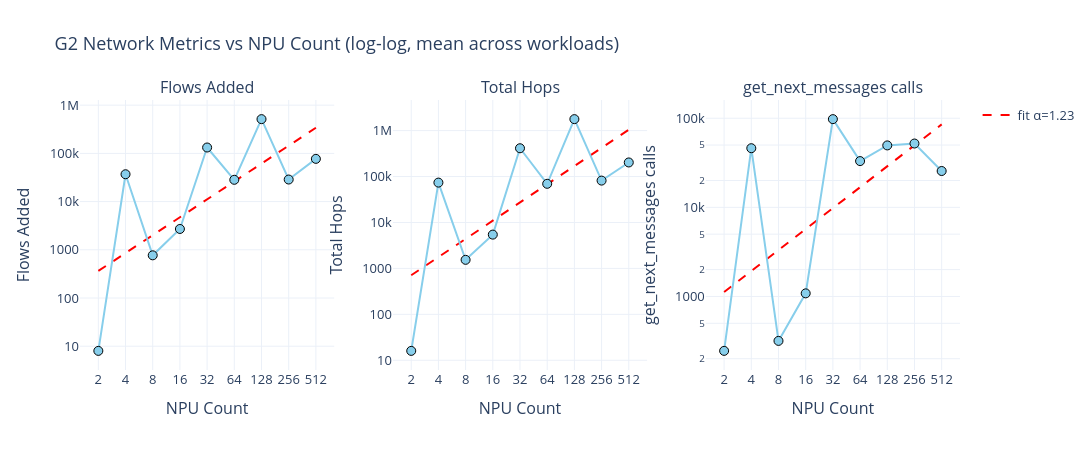

Notebook code for this chart:
### Markdown cell above
## 2. Network-Level Metrics: `flows_added` and `total_hops`

How do these metrics grow with NPU count and workload parameters?

### Code cell
# --- Plot: flows_added and total_hops vs NPU count (log-log) ---

metrics = ['flows_added', 'total_hops', 'get_next_messages_calls']
metric_labels = ['Flows Added', 'Total Hops', 'get_next_messages calls']

fig = make_subplots(
    rows=1, cols=3,
    subplot_titles=metric_labels,
)

for col_idx, (metric, label) in enumerate(zip(metrics, metric_labels), start=1):
    agg = df.groupby('npu_count', as_index=False)[metric].mean()
    agg = agg.sort_values('npu_count')

    # Power-law fit
    x_log = np.log10(agg['npu_count'].values)
    y_log = np.log10(agg[metric].values.clip(min=1e-9))
    if len(x_log) >= 2:
        coeffs = np.polyfit(x_log, y_log, 1)
        exponent = coeffs[0]
        x_fit = np.linspace(x_log.min(), x_log.max(), 50)
        y_fit = np.polyval(coeffs, x_fit)
        fig.add_trace(go.Scatter(
            x=10**x_fit, y=10**y_fit,
            mode='lines', name=f'fit α={exponent:.2f}',
            line=dict(dash='dash', width=2, color='red'),
            showlegend=(col_idx == 1),
        ), row=1, col=col_idx)

    fig.add_trace(go.Scatter(
        x=agg['npu_count'], y=agg[metric],
        mode='markers+lines', name=label,
        marker=dict(size=9, color='skyblue', line=dict(width=1, color='black')),
        showlegend=False,
    ), row=1, col=col_idx)

    fig.update_xaxes(title_text='NPU Count', type='log',
                     tickvals=[2, 4, 8, 16, 32, 64, 128, 256, 512, 1024], row=1, col=col_idx)
    fig.update_yaxes(title_text=label, type='log', row=1, col=col_idx)

fig.update_layout(
    title='G2 Network Metrics vs NPU Count (log-log, mean across workloads)',
    template='plotly_white', font=dict(size=13),
    height=450, width=1200,
)
fig.show()

### Figure 1 — Plotly figure (JSON) as saved in the notebook; plotly's stock layout.template omitted (floating-point values rounded to 4 significant figures)
{"data": [{"line": {"color": "red", "dash": "dash", "width": 2}, "mode": "lines", "name": "fit α=1.23", "showlegend": true, "type": "scatter", "x": [2.0, 2.24, 2.508, 2.808, 3.145, 3.522, 3.944, 4.416, 4.946, 5.538, 6.202, 6.945, 7.777, 8.709, 9.752, 10.92, 12.23, 13.69, 15.34, 17.17, 19.23, 21.53, 24.11, 27.0, 30.24, 33.86, 37.92, 42.46, 47.55, 53.25, 59.63, 66.77, 74.78, 83.73, 93.77, 105.0, 117.6, 131.7, 147.4, 165.1, 184.9, 207.1, 231.9, 259.6, 290.8, 325.6, 364.6, 408.3, 457.2, 512.0], "xaxis": "x", "y": [364.1, 418.7, 481.4, 553.5, 636.3, 731.6, 841.2, 967.2, 1112.0, 1279.0, 1470.0, 1690.0, 1943.0, 2234.0, 2569.0, 2954.0, 3396.0, 3905.0, 4489.0, 5162.0, 5935.0, 6823.0, 7845.0, 9020.0, 10370.0, 11920.0, 13710.0, 15760.0, 18120.0, 20840.0, 23960.0, 27550.0, 31670.0, 36410.0, 41870.0, 48140.0, 55350.0, 63640.0, 73170.0, 84120.0, 96720.0, 111200.0, 127900.0, 147000.0, 169000.0, 194300.0, 223400.0, 256900.0, 295400.0, 339600.0], "yaxis": "y"}, {"marker": {"color": "skyblue", "line": {"color": "black", "width": 1}, "size": 9}, "mode": "markers+lines", "name": "Flows Added", "showlegend": false, "type": "scatter", "x": [2, 4, 8, 16, 32, 64, 128, 256, 512], "xaxis": "x", "y": [8.0, 36910.0, 768.0, 2704.0, 132400.0, 28290.0, 513500.0, 28670.0, 76930.0], "yaxis": "y"}, {"line": {"color": "red", "dash": "dash", "width": 2}, "mode": "lines", "name": "fit α=1.32", "showlegend": false, "type": "scatter", "x": [2.0, 2.24, 2.508, 2.808, 3.145, 3.522, 3.944, 4.416, 4.946, 5.538, 6.202, 6.945, 7.777, 8.709, 9.752, 10.92, 12.23, 13.69, 15.34, 17.17, 19.23, 21.53, 24.11, 27.0, 30.24, 33.86, 37.92, 42.46, 47.55, 53.25, 59.63, 66.77, 74.78, 83.73, 93.77, 105.0, 117.6, 131.7, 147.4, 165.1, 184.9, 207.1, 231.9, 259.6, 290.8, 325.6, 364.6, 408.3, 457.2, 512.0], "xaxis": "x2", "y": [709.0, 822.9, 955.1, 1108.0, 1287.0, 1493.0, 1733.0, 2011.0, 2334.0, 2709.0, 3145.0, 3650.0, 4236.0, 4917.0, 5706.0, 6623.0, 7687.0, 8921.0, 10350.0, 12020.0, 13950.0, 16190.0, 18790.0, 21810.0, 25310.0, 29380.0, 34090.0, 39570.0, 45930.0, 53300.0, 61870.0, 71800.0, 83340.0, 96720.0, 112300.0, 130300.0, 151200.0, 175500.0, 203700.0, 236400.0, 274400.0, 318500.0, 369600.0, 429000.0, 497900.0, 577900.0, 670700.0, 778500.0, 903500.0, 1049000.0], "yaxis": "y2"}, {"marker": {"color": "skyblue", "line": {"color": "black", "width": 1}, "size": 9}, "mode": "markers+lines", "name": "Total Hops", "showlegend": false, "type": "scatter", "x": [2, 4, 8, 16, 32, 64, 128, 256, 512], "xaxis": "x2", "y": [16.0, 73820.0, 1536.0, 5440.0, 412900.0, 69470.0, 1780000.0, 81600.0, 202600.0], "yaxis": "y2"}, {"line": {"color": "red", "dash": "dash", "width": 2}, "mode": "lines", "name": "fit α=0.78", "showlegend": false, "type": "scatter", "x": [2.0, 2.24, 2.508, 2.808, 3.145, 3.522, 3.944, 4.416, 4.946, 5.538, 6.202, 6.945, 7.777, 8.709, 9.752, 10.92, 12.23, 13.69, 15.34, 17.17, 19.23, 21.53, 24.11, 27.0, 30.24, 33.86, 37.92, 42.46, 47.55, 53.25, 59.63, 66.77, 74.78, 83.73, 93.77, 105.0, 117.6, 131.7, 147.4, 165.1, 184.9, 207.1, 231.9, 259.6, 290.8, 325.6, 364.6, 408.3, 457.2, 512.0], "xaxis": "x3", "y": [1123.0, 1227.0, 1340.0, 1464.0, 1599.0, 1747.0, 1908.0, 2085.0, 2277.0, 2488.0, 2718.0, 2969.0, 3243.0, 3543.0, 3870.0, 4227.0, 4618.0, 5045.0, 5511.0, 6020.0, 6576.0, 7184.0, 7847.0, 8572.0, 9364.0, 10230.0, 11170.0, 12210.0, 13330.0, 14570.0, 15910.0, 17380.0, 18990.0, 20740.0, 22660.0, 24750.0, 27040.0, 29540.0, 32270.0, 35250.0, 38500.0, 42060.0, 45950.0, 50190.0, 54830.0, 59900.0, 65430.0, 71480.0, 78080.0, 85290.0], "yaxis": "y3"}, {"marker": {"color": "skyblue", "line": {"color": "black", "width": 1}, "size": 9}, "mode": "markers+lines", "name": "get_next_messages calls", "showlegend": false, "type": "scatter", "x": [2, 4, 8, 16, 32, 64, 128, 256, 512], "xaxis": "x3", "y": [245.0, 46080.0, 317.0, 1083.0, 97700.0, 33040.0, 49530.0, 52020.0, 25570.0], "yaxis": "y3"}], "layout": {"annotations": [{"font": {"size": 16}, "showarrow": false, "text": "Flows Added", "x": 0.1444, "xanchor": "center", "xref": "paper", "y": 1, "yanchor": "bottom", "yref": "paper"}, {"font": {"size": 16}, "showarrow": false, "text": "Total Hops", "x": 0.5, "xanchor": "center", "xref": "paper", "y": 1, "yanchor": "bottom", "yref": "paper"}, {"font": {"size": 16}, "showarrow": false, "text": "get_next_messages calls", "x": 0.8556, "xanchor": "center", "xref": "paper", "y": 1, "yanchor": "bottom", "yref": "paper"}], "font": {"size": 13}, "height": 450, "title": {"text": "G2 Network Metrics vs NPU Count (log-log, mean across workloads)"}, "width": 1200, "xaxis": {"anchor": "y", "domain": [0, 0.2889], "tickvals": [2, 4, 8, 16, 32, 64, 128, 256, 512, 1024], "title": {"text": "NPU Count"}, "type": "log"}, "xaxis2": {"anchor": "y2", "domain": [0.3556, 0.6444], "tickvals": [2, 4, 8, 16, 32, 64, 128, 256, 512, 1024], "title": {"text": "NPU Count"}, "type": "log"}, "xaxis3": {"anchor": "y3", "domain": [0.7111, 1], "tickvals": [2, 4, 8, 16, 32, 64, 128, 256, 512, 1024], "title": {"text": "NPU Count"}, "type": "log"}, "yaxis": {"anchor": "x", "domain": [0, 1], "title": {"text": "Flows Added"}, "type": "log"}, "yaxis2": {"anchor": "x2", "domain": [0, 1], "title": {"text": "Total Hops"}, "type": "log"}, "yaxis3": {"anchor": "x3", "domain": [0, 1], "title": {"text": "get_next_messages calls"}, "type": "log"}}}
